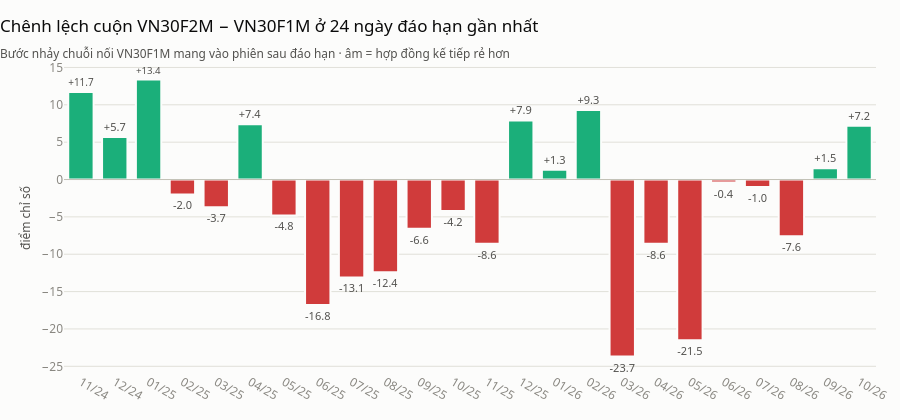

Notebook source saved alongside this figure:
### Markdown cell above
Bước nhảy của basis cao nhất ở phiên **+1** — đúng phiên chuỗi nối đổi hợp đồng.
Và ở phiên đó, `VN30F1M` nối tiếp `VN30F2M` của hôm trước sát hơn là nối tiếp
chính nó — gần với mức của một phiên thường: hai "giá" liên tiếp trong chuỗi nối
là giá của hai hợp đồng khác nhau. Phần còn lệch là nhiễu của `VN30F2M`, hợp
đồng ít thanh khoản hơn nhiều.
Basis ngày đáo hạn nhỏ hơn bình thường nhưng không về 0, vì giá thanh toán cuối
cùng là trung bình 30 phút cuối chứ không phải giá đóng cửa của VN30.

Bước 3: đo bước nhảy. **Chênh lệch cuộn** = `VN30F2M − VN30F1M` lúc đóng cửa ngày
đáo hạn — khoảng cách giữa hợp đồng cũ và hợp đồng sắp thay nó.

### Code cell
gap = (d["f2"] - d["close"]).loc[DAO_HAN].rename("gap")
gap_sau = pd.Series(gap.to_numpy()[: len(SAU_DAO_HAN)], index=SAU_DAO_HAN)
print(f"Chênh lệch cuộn: trung bình |gap| {gap.abs().mean():.2f} điểm · lớn nhất {gap.abs().max():.1f} điểm "
      f"({gap.abs().idxmax():%Y-%m-%d}) · tổng cộng dồn {gap.sum():+.1f} điểm")
print(f"Tương quan gap với Δbasis phiên sau: {np.corrcoef(gap_sau, d['d_basis'].loc[SAU_DAO_HAN])[0, 1]:.2f}")
print(f"So với biến động: độ lệch chuẩn thay đổi ngày của VN30F1M {d['d_f1'].std():.1f} điểm")
print(f"Một hợp đồng: |gap| trung bình = {gap.abs().mean() * HE_SO_NHAN:,.0f} VND mỗi lần cuộn")

g24 = gap.tail(24).rename_axis("ngay").reset_index()
g24["nhan"] = g24["ngay"].dt.strftime("%m/%y")
thanh_doi_mau(g24, x="nhan", y="gap",
              tieu_de=f"Chênh lệch cuộn VN30F2M − VN30F1M ở 24 ngày đáo hạn gần nhất",
              phu_de="Bước nhảy chuỗi nối VN30F1M mang vào phiên sau đáo hạn · âm = hợp đồng kế tiếp rẻ hơn",
              nhan_y="điểm chỉ số", dinh_dang_nhan="{:+.1f}")

### Figure 1 — Plotly figure (JSON) as saved in the notebook; plotly's stock layout.template omitted (floating-point values rounded to 4 significant figures)
{"data": [{"cliponaxis": false, "hovertemplate": "%{x}<br>%{y:,.2f}<extra></extra>", "marker": {"color": ["#1baf7a", "#1baf7a", "#1baf7a", "#d03b3b", "#d03b3b", "#1baf7a", "#d03b3b", "#d03b3b", "#d03b3b", "#d03b3b", "#d03b3b", "#d03b3b", "#d03b3b", "#1baf7a", "#1baf7a", "#1baf7a", "#d03b3b", "#d03b3b", "#d03b3b", "#d03b3b", "#d03b3b", "#d03b3b", "#1baf7a", "#1baf7a"], "line": {"color": "#fcfcfb", "width": 2}}, "text": ["+11.7", "+5.7", "+13.4", "-2.0", "-3.7", "+7.4", "-4.8", "-16.8", "-13.1", "-12.4", "-6.6", "-4.2", "-8.6", "+7.9", "+1.3", "+9.3", "-23.7", "-8.6", "-21.5", "-0.4", "-1.0", "-7.6", "+1.5", "+7.2"], "textfont": {"color": "#52514e", "size": 11}, "textposition": "outside", "type": "bar", "x": ["11/24", "12/24", "01/25", "02/25", "03/25", "04/25", "05/25", "06/25", "07/25", "08/25", "09/25", "10/25", "11/25", "12/25", "01/26", "02/26", "03/26", "04/26", "05/26", "06/26", "07/26", "08/26", "09/26", "10/26"], "y": [11.7, 5.7, 13.4, -2.0, -3.7, 7.4, -4.8, -16.8, -13.1, -12.4, -6.6, -4.2, -8.6, 7.9, 1.3, 9.3, -23.7, -8.6, -21.5, -0.4, -1.0, -7.6, 1.5, 7.2]}], "layout": {"bargap": 0.25, "height": 420, "shapes": [{"line": {"color": "#c3c2b7", "width": 1}, "type": "line", "x0": 0, "x1": 1, "xref": "x domain", "y0": 0, "y1": 0, "yref": "y"}], "showlegend": false, "title": {"text": "Chênh lệch cuộn VN30F2M − VN30F1M ở 24 ngày đáo hạn gần nhất<br><sub style='color:#52514e'>Bước nhảy chuỗi nối VN30F1M mang vào phiên sau đáo hạn · âm = hợp đồng kế tiếp rẻ hơn</sub>"}, "yaxis": {"title": {"text": "điểm chỉ số"}}}}
